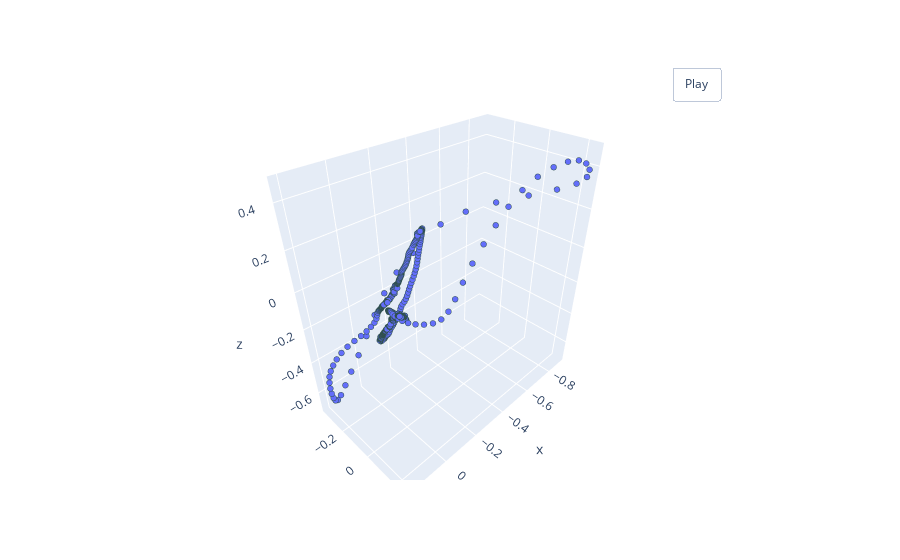

The notebook cell saved with this chart:
### Markdown cell above
__Пример нормализации с приведением максильного значения к 1:__

### Code cell
point_cloud_array = df[['x', 'y', 'z']].values
norm_pointcloud = Normalize()(point_cloud_array)
pcshow(*norm_pointcloud.T)

### Figure 1 — Plotly figure (JSON) as saved in the notebook; plotly's stock layout.template omitted (floating-point values rounded to 4 significant figures; data arrays with more than 128 entries replaced by an {"elided": "..."} marker saying what was removed)
{"data": [{"marker": {"line": {"color": "DarkSlateGrey", "width": 2}, "size": 2}, "mode": "markers", "type": "scatter3d", "x": {"elided": "607 float values"}, "y": {"elided": "607 float values"}, "z": {"elided": "607 float values"}}], "layout": {"updatemenus": [{"buttons": [{"args": [null, {"frame": {"duration": 50, "redraw": true}, "fromcurrent": true, "mode": "immediate", "transition": {"duration": 0}}], "label": "Play", "method": "animate"}], "pad": {"r": 10, "t": 45}, "showactive": false, "type": "buttons", "x": 0.8, "xanchor": "left", "y": 1, "yanchor": "bottom"}]}}
